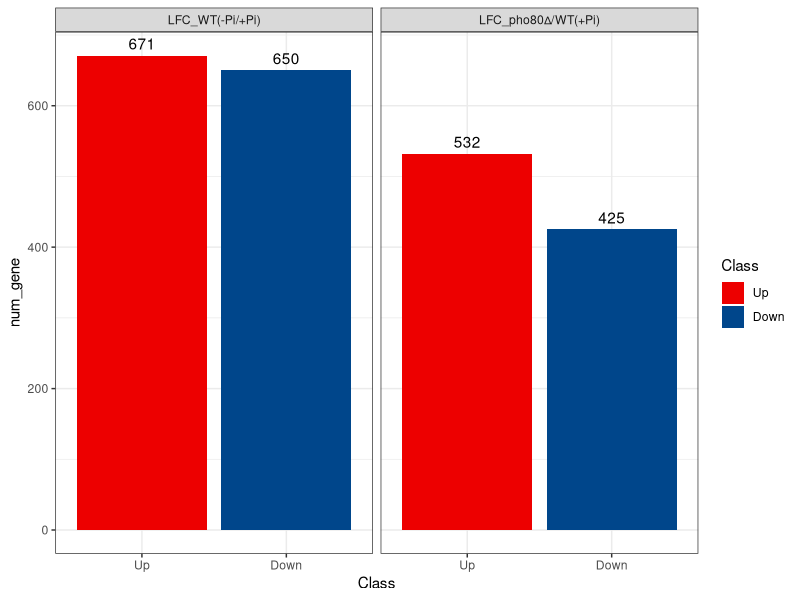
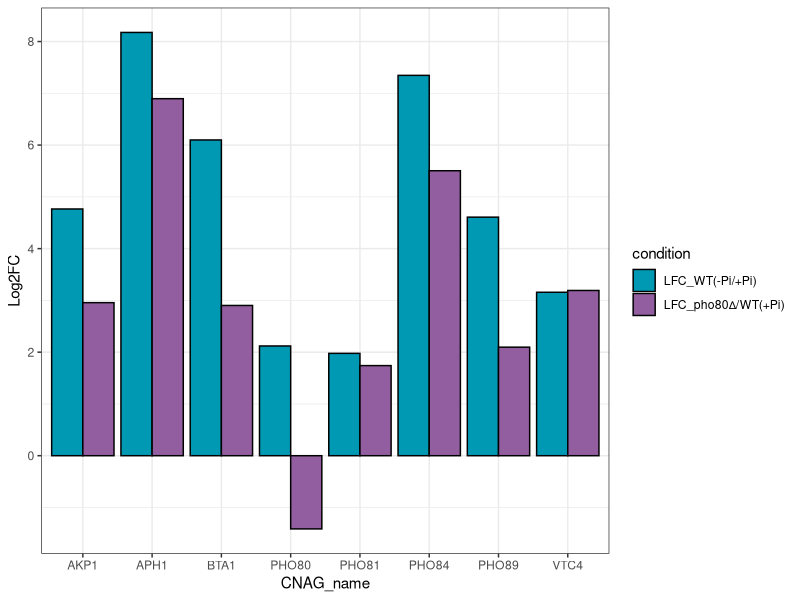
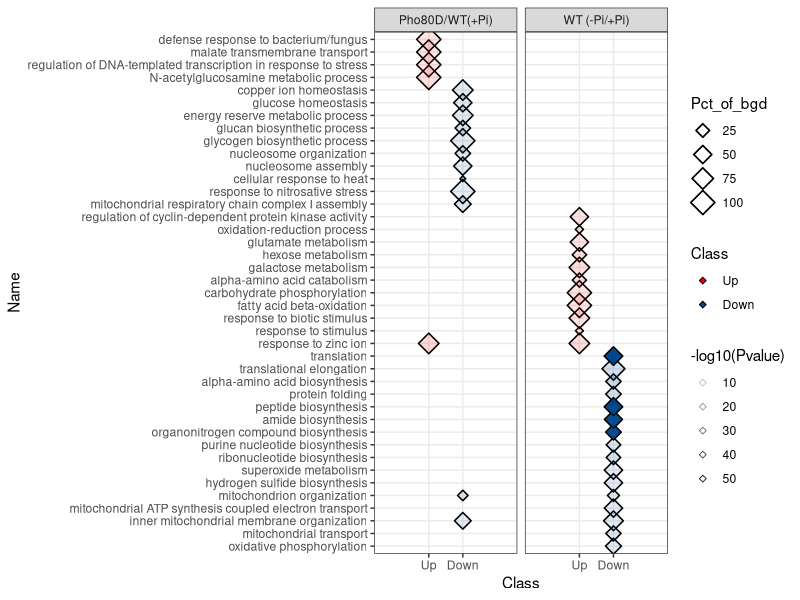
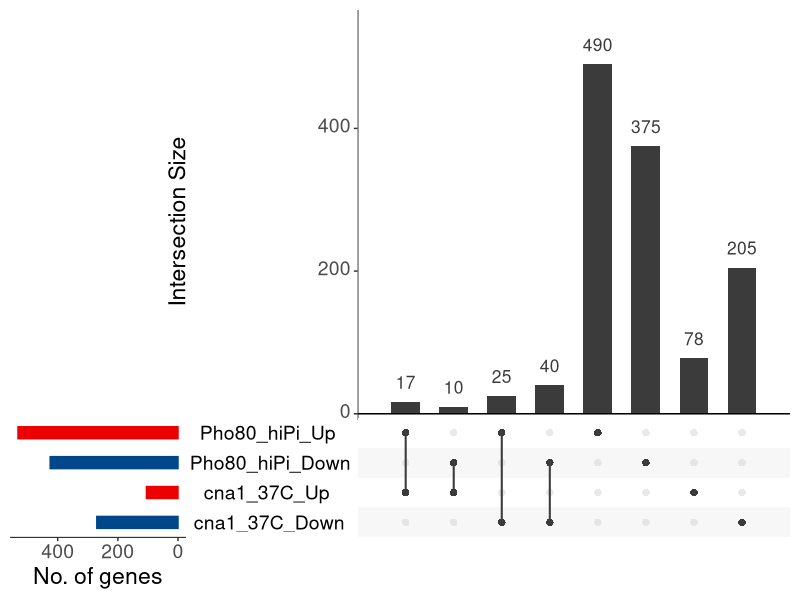

Recreate these plots in R, in order.
## ---- chunk 1

library(magrittr)
DEG <- tibble::tribble(
          ~Class, ~`LFC_WT(-Pi/+Pi)`, ~`LFC_pho80∆/WT(+Pi)`,
            "Up",               671L,                  532L,
          "Down",               650L,                  425L
          )
 
dg <- DEG %>% 
            tidyr::gather(condition, num_gene, -Class) %>%
            dplyr::mutate(condition=forcats::as_factor(condition), 
                          Class=forcats::as_factor(Class)) %>%
            ggplot2::ggplot(ggplot2::aes(Class, num_gene, fill=Class, label=num_gene))+
            ggplot2::geom_col()+
            ggplot2::facet_wrap(~condition)+
            ggplot2::geom_text(vjust=-0.5)+
            ggplot2::scale_fill_manual(values=c("#ED0000FF","#00468BFF"))+
            ggplot2::theme_bw()

dg
## ---- chunk 2

PHO_genes <- tibble::tribble(
               ~CNAG_name, ~`LFC_WT(-Pi/+Pi)`, ~`LFC_pho80∆/WT(+Pi)`,
                   "AKP1",        4.765711394,           2.956528741,
                   "APH1",        8.176126192,           6.896639271,
                  "PHO80",        2.119554668,           -1.41425552,
                  "PHO81",        1.976859058,            1.74039531,
                  "PHO84",        7.346774993,           5.504759458,
                  "PHO89",        4.608061737,           2.096706399,
                   "VTC4",        3.157037614,           3.191765246,
                   "BTA1",        6.099048089,           2.902203375
               )

pp <- PHO_genes %>% 
          tidyr::gather(condition, Log2FC, -CNAG_name) %>%
          dplyr::mutate(condition=forcats::as_factor(condition)) %>%
          ggplot2::ggplot(ggplot2::aes(CNAG_name, Log2FC, fill=condition))+
          ggplot2::geom_col(position = "dodge", color="black")+
          ggplot2::scale_fill_manual(values=c("#0099B4FF", "#925E9FFF"))+
          ggplot2::theme_bw()
  
pp

## ---- chunk 3

dat_go <- readr::read_delim("data/GO_enrichment.txt", delim="\t", col_names = TRUE)

go_gg <- dat_go %>% dplyr::mutate(Name=forcats::as_factor(Name),
                                  Class=factor(Class, levels=rev(unique(Class)))) %>%
          ggplot2::ggplot(ggplot2::aes(Class,Name))+
            ggplot2::geom_point(ggplot2::aes(size=Pct_of_bgd),color="black",shape=23, stroke=0.8)+
            ggplot2::geom_point(ggplot2::aes(size=Pct_of_bgd,alpha=-log10(Pvalue), fill=Class),shape=23)+
            ggplot2::facet_wrap(~Category, scales="free")+
            ggplot2::scale_fill_manual(values=c("#ED0000FF","#00468BFF"))+
            ggplot2::facet_wrap(~Category)+
            ggplot2::theme_bw()+
            ggplot2::scale_x_discrete(expand = c(0.8,0.8))

go_gg

## ---- chunk 4
venn_dat2 <- read.table("data/Pho80_Cna1_DEGs.txt",sep="\t", header=TRUE)

gg_2 = as.list(venn_dat2)

v2 = lapply(gg_2,unique)

c2 = lapply(v2, function(x) x[!x %in% ""])
lengths(c2)

names(c2)=factor(names(c2))
upset_venn2 <- UpSetR::upset(UpSetR::fromList(c2), 
          nsets = ncol(venn_dat),
          order.by = c("degree"),
          keep.order=TRUE,sets=names(c2),
          sets.bar.color = c("#00468BFF","#ED0000FF", "#00468BFF", "#ED0000FF"),
          text.scale=2, sets.x.label = "No. of genes")

upset_venn2
